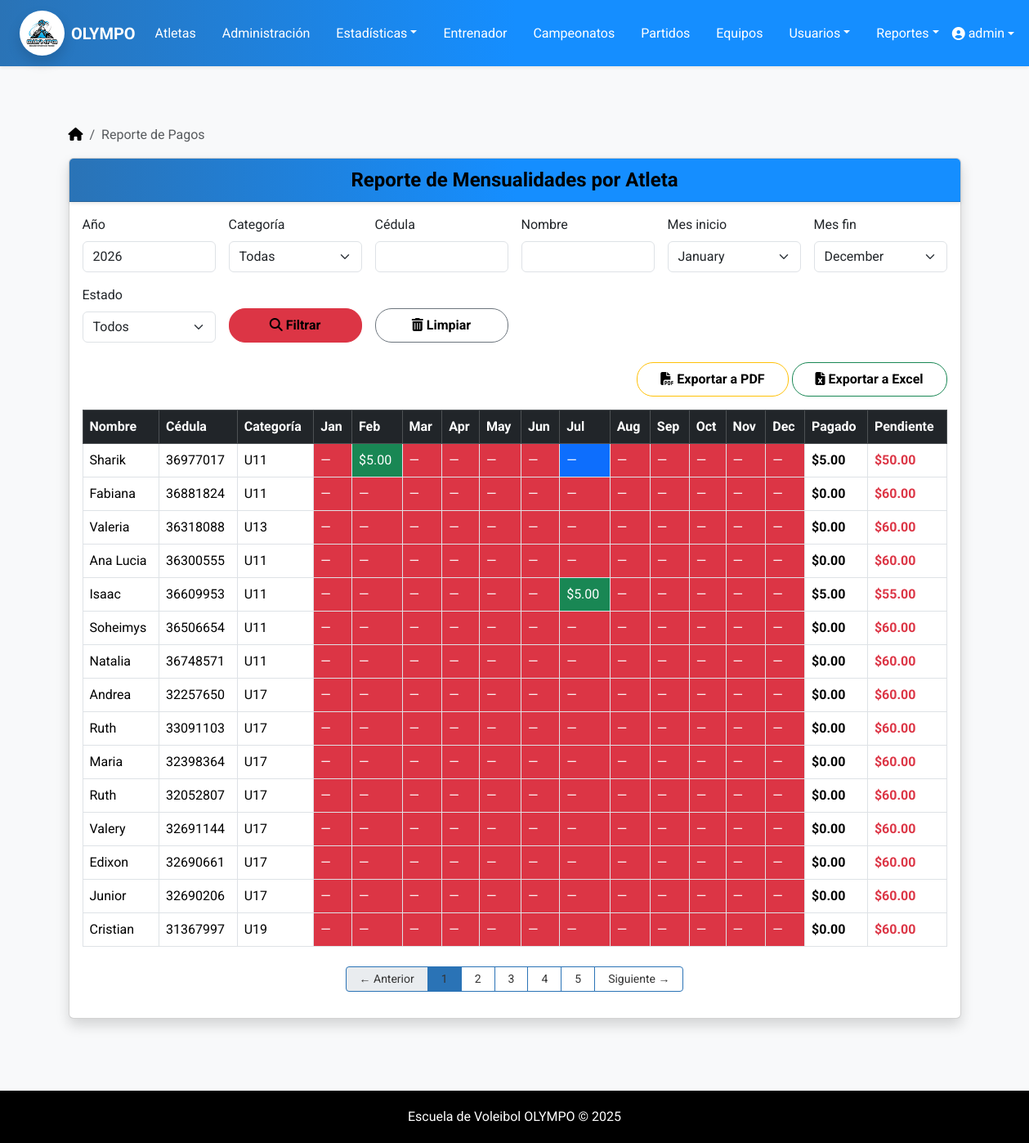
The page /atletas/reportes/pagos/ (signed in) on the database its author committed.
### atletas/models.py (models this page shows, shortened)
class Atleta(models.Model):
    SEXO = (
    ('masculino', 'Masculino'),
    ('femenino', 'Femenino'),
    )
    TURNOS = (
        ('T1', 'Turno 1'),
        ('T2', 'Turno 2'),
        ('T3', 'Turno 3'),
    )
    POSICIONES = (
        ('Por definir', 'Por definir'),
        ('colocador', 'Colocador'),
        ('opuesto', 'Opuesto'),
        ('central', 'Central'),
        ('libero', 'Libero'),
        ('punta', 'Punta'),
    )
    user = models.OneToOneField(User, on_delete=models.CASCADE, null=True, blank=True)  # <— NUEVO
    nombre = models.CharField(max_length=100)
    apellido = models.CharField(max_length=100)
    fecha_nacimiento = models.DateField()
    sexo = models.CharField(max_length=10, choices=SEXO)
    categoria = models.CharField(max_length=10, blank=True)
    turno = models.CharField(max_length=10, choices=TURNOS)
    posicion = models.CharField(max_length=50, choices=POSICIONES)
    cedula = models.CharField(max_length=20, unique=True)
    telefono = models.CharField(max_length=20)
    direccion = models.TextField(blank=True)
    numero_camisa = models.PositiveIntegerField(null=True, blank=True)
    fecha_registro = models.DateTimeField(auto_now_add=True)
    salto = models.FloatField(null=True, blank=True, help_text="Salto en metros")
    alcance = models.FloatField(null=True, blank=True, help_text="Alcance en metros")
    peso = models.FloatField(null=True, blank=True, help_text="Peso en kilogramos")
    estatura = models.FloatField(null=True, blank=True, help_text="Estatura en metros")
    representante_nombre = models.CharField(max_length=100, blank=True, null=True)
    representante_apellido = models.CharField(max_length=100, blank=True, null=True)
    representante_cedula = models.CharField(max_length=20, blank=True, null=True)
    representante_telefono = models.CharField(max_length=20, blank=True, null=True)

### atletas/views.py (the view)
# urls.py: path('reportes/pagos/', views.reporte_pagos_view, name='reporte_pagos_view'),
@user_passes_test(lambda u: es_admin(u) or es_entrenador(u))
def reporte_pagos_view(request):
    año_actual = datetime.now().year
    año = int(request.GET.get('año', año_actual))
    categoria = request.GET.get('categoria')
    cedula = request.GET.get('cedula', '').strip()
    nombre = request.GET.get('nombre', '').strip()
    mes_inicio = int(request.GET.get('mes_inicio') or 1)
    mes_fin = int(request.GET.get('mes_fin') or 12)
    estado_filtro = request.GET.get('estado', '')
    atletas = Atleta.objects.all()
    if categoria:
        atletas = atletas.filter(categoria=categoria)
    if nombre:
        atletas = atletas.filter(nombre__icontains=nombre)
    atletas_filtrados_por_cedula = False
    if cedula:
        atletas = atletas.filter(cedula__icontains=cedula)
        if atletas.count() == 1:
            atletas_filtrados_por_cedula = True
    resumen = []
    for atleta in atletas:
        pagos = []
        total_pagado = 0
        total_pendiente = 0
        tiene_estado = False
        for mes in range(mes_inicio, mes_fin + 1):
            mensualidad = Mensualidad.objects.filter(atleta=atleta, año=año, mes=mes).first()
            if mensualidad:
                monto = float(mensualidad.monto_pagado)
                if mensualidad.exonerado:
                    estado = "exonerado"
                elif monto >= 5.00:
                    estado = "pagado"
                elif monto > 0:
                    estado = "parcial"
                else:
                    estado = "no_pagado"
            else:
                monto = 0.00
                estado = "no_pagado"
            pagos.append({'mes': mes, 'monto': monto, 'estado': estado})
            if estado != "exonerado":
                total_pagado += monto
                if monto < 5:
                    total_pendiente += (5 - monto)
            if estado == estado_filtro:
                tiene_estado = True
        if estado_filtro and not tiene_estado and not atletas_filtrados_por_cedula:
            continue
        resumen.append({
            'id': atleta.id,
            'nombre': atleta.nombre,
            'apellido': atleta.apellido,
            'cedula': atleta.cedula,
            'categoria': atleta.categoria,
            'pagos': pagos,
            'total_pagado': total_pagado,
            'total_pendiente': total_pendiente
        })
    paginator = Paginator(resumen, 15)
    page_number = request.GET.get("page")
    page_obj = paginator.get_page(page_number)
    meses = [(i, calendar.month_name[i]) for i in range(mes_inicio, mes_fin + 1)]
    categorias = Atleta.objects.values_list('categoria', flat=True).distinct()
    context = {
        'resumen': page_obj,
        'categorias': categorias,
        'año_actual': año_actual,
        'año_seleccionado': año,
        'categoria_seleccionada': categoria,
        'cedula': cedula,
        'nombre': nombre,
        'mes_inicio': mes_inicio,
        'mes_fin': mes_fin,
        'estado': estado_filtro,
        'meses': meses,
        'page_obj': page_obj,
    }
    return render(request, 'reportes/reporte_pagos.html', context)

### templates/reportes/reporte_pagos.html (shortened to what this page needs)
{% extends "base.html" %}
{% load static %}
{% block content %}
<div class="container mt-4">
  <nav aria-label="breadcrumb">
    <ol class="breadcrumb">
            <li class="breadcrumb-item">
                <a class="link-body-emphasis" href="{% url 'menu_principal' %}">
                    <i class="fa-solid fa-house"></i>
                </a>
            </li>
      <li class="breadcrumb-item active" aria-current="page">Reporte de Pagos</li>
    </ol>
  </nav>
  <div class="card shadow">
    <div class="card-header bg-danger text-white text-center fw-bold fs-4">
      Reporte de Mensualidades por Atleta
    </div>
    <div class="card-body">
      <form method="get" class="row g-3 mb-4 align-items-end">
        <div class="col-md-2">
          <label for="año" class="form-label">Año</label>
          <input type="number" class="form-control" id="año" name="año" value="{{ año_seleccionado }}">
        </div>
        <div class="col-md-2">
          <label for="categoria" class="form-label">Categoría</label>
          <select class="form-select" id="categoria" name="categoria">
            <option value="">Todas</option>
          </select>
        </div>
        <div class="col-md-2">
          <label for="cedula" class="form-label">Cédula</label>
          <input type="text" class="form-control" id="cedula" name="cedula" value="{{ cedula }}">
        </div>
        <div class="col-md-2">
          <label for="nombre" class="form-label">Nombre</label>
          <input type="text" class="form-control" id="nombre" name="nombre" value="{{ nombre }}">
        </div>
        <div class="col-md-2">
          <label for="mes_inicio" class="form-label">Mes inicio</label>
          <select class="form-select" id="mes_inicio" name="mes_inicio">
            {% for mes in meses %}
              <option value="{{ mes.0 }}" {% if mes_inicio == mes.0 %}selected{% endif %}>{{ mes.1 }}</option>
            {% endfor %}
          </select>
        </div>
        <div class="col-md-2">
          <label for="mes_fin" class="form-label">Mes fin</label>
          <select class="form-select" id="mes_fin" name="mes_fin">
            {% for mes in meses %}
              <option value="{{ mes.0 }}" {% if mes_fin == mes.0 %}selected{% endif %}>{{ mes.1 }}</option>
            {% endfor %}
          </select>
        </div>
        <div class="col-md-2">
          <label for="estado" class="form-label">Estado</label>
          <select class="form-select" id="estado" name="estado">
            <option value="">Todos</option>
          </select>
        </div>
        <div class="col-md-2 d-grid">
          <button type="submit" class="btn btn-danger"><i class="fas fa-search"></i> Filtrar</button>
        </div>
        <div class="col-md-2 d-grid">
          <a href="{% url 'reporte_pagos_view' %}" class="btn btn-outline-secondary"> <i class="fas fa-trash-alt"></i> Limpiar</a>
        </div>
      </form>
      <div class="mb-3 text-end">
        <a href="{% url 'exportar_pagos_pdf' %}?{{ request.GET.urlencode }}" class="btn btn-outline-warning">
          <i class="fa-solid fa-file-pdf"></i> Exportar a PDF
        </a>
        <a href="{% url 'exportar_pagos_excel' %}?{{ request.GET.urlencode }}" class="btn btn-outline-success">
          <i class="fa-solid fa-file-excel"></i> Exportar a Excel
        </a>
      </div>
      <div class="table-responsive">
        <table class="table table-bordered table-hover align-middle mb-0">
          <thead class="table-dark">
            <tr>
              <th>Nombre</th>
              <th>Cédula</th>
              <th>Categoría</th>
              {% for mes in meses %}
                <th>{{ mes.1|slice:":3" }}</th>
              {% endfor %}
              <th>Pagado</th>
              <th>Pendiente</th>
            </tr>
          </thead>
          <tbody>
            {% for atleta in resumen %}
              <tr>
                <td>{{ atleta.nombre }}</td>
                <td>{{ atleta.cedula }}</td>
                <td>{{ atleta.categoria }}</td>
                {% for pago in atleta.pagos %}
                  <td
                    {% if pago.estado == "pagado" %}
                      class="bg-success text-white"
                    {% elif pago.estado == "parcial" %}
                      class="bg-warning text-dark"
                    {% elif pago.estado == "exonerado" %}
                      class="bg-primary text-white"
                    {% else %}
                      class="bg-danger text-white"
                    {% endif %}
                  >
                    {% if pago.monto > 0 %}
                      ${{ pago.monto|floatformat:2 }}
                    {% else %}
                      —
                    {% endif %}
                  </td>
                {% endfor %}
                <td class="fw-bold">${{ atleta.total_pagado|floatformat:2 }}</td>
                <td class="fw-bold text-danger">${{ atleta.total_pendiente|floatformat:2 }}</td>
              </tr>
            {% empty %}
              <tr>
                <td colspan="16" class="text-center text-muted">No hay datos para mostrar.</td>
              </tr>
            {% endfor %}
          </tbody>
        </table>
      </div>
      {% if page_obj.has_other_pages %}
        {% with request.GET.urlencode as query_params %}
          {% with query_params|cut:'page='|cut:'&page=' as base_query %}
            <div class="d-flex justify-content-center mt-4">
              <nav>
                <ul class="pagination pagination-sm">
                  {% if page_obj.has_previous %}
                    <li class="page-item">
                      <a class="page-link px-3 py-1" href="?page={{ page_obj.previous_page_number }}&{{ base_query }}">← Anterior</a>
                    </li>
                  {% else %}
                    <li class="page-item disabled">
                      <span class="page-link px-3 py-1">← Anterior</span>
                    </li>
                  {% endif %}
                  {% for num in page_obj.paginator.page_range %}
                    {% if page_obj.number == num %}
                      <li class="page-item active">
                        <span class="page-link px-3 py-1">{{ num }}</span>
                      </li>
                    {% else %}
                      <li class="page-item">
                        <a class="page-link px-3 py-1" href="?page={{ num }}&{{ base_query }}">{{ num }}</a>
                      </li>
                    {% endif %}
                  {% endfor %}
                  {% if page_obj.has_next %}
                    <li class="page-item">
                      <a class="page-link px-3 py-1" href="?page={{ page_obj.next_page_number }}&{{ base_query }}">Siguiente →</a>
                    </li>
                  {% else %}
                    <li class="page-item disabled">
                      <span class="page-link px-3 py-1">Siguiente →</span>
                    </li>
                  {% endif %}
                </ul>
              </nav>
            </div>
          {% endwith %}
        {% endwith %}
      {% endif %}
    </div>
  </div>
</div>
{% endblock %}

### templates/base.html (shortened to what this page needs)
<!DOCTYPE html>
{% load static %}
<html lang="es">
<head>
    <link href="https://cdn.jsdelivr.net/npm/bootstrap@5.3.3/dist/css/bootstrap.min.css" rel="stylesheet">
    <link rel="stylesheet" href="https://cdnjs.cloudflare.com/ajax/libs/font-awesome/6.5.0/css/all.min.css">
    <link rel="stylesheet" href="{% static 'css/estilos.css' %}">
</head>
<body>
    <nav class="navbar navbar-expand-lg bg-escovol navbar-dark shadow-sm">
        <div class="container-fluid px-4">
            <a class="navbar-brand d-flex align-items-center">
                <img src="{% static 'img/logo-olympo.jpeg' %}" alt="Logo Olympo" width="55" height="55" class="me-2 rounded-circle shadow">
                <span class="fw-bold text-white">OLYMPO</span>
            </a>
            <div class="collapse navbar-collapse justify-content-between" id="navbarMenu">
                <ul class="navbar-nav mx-auto gap-3">
                    {% if is_admin or is_trainer %}
                        <li class="nav-item"><a class="nav-link text-white" href="{% url 'lista_atletas' %}">Atletas</a></li>
                        <li class="nav-item"><a class="nav-link text-white" href="{% url 'administracion' %}">Administración</a></li>
                        <li class="nav-item dropdown">
                            <a class="nav-link dropdown-toggle text-white" href="#" data-bs-toggle="dropdown">Estadísticas</a>
                        </li>
                        <li class="nav-item"><a class="nav-link text-white" href="{% url 'lista_entrenadores' %}">Entrenador</a></li>
                        <li class="nav-item"><a class="nav-link text-white" href="{% url 'lista_campeonatos' %}">Campeonatos</a></li>
                        <li class="nav-item"><a class="nav-link text-white" href="{% url 'lista_partidos' %}">Partidos</a></li>
                        <li class="nav-item"><a class="nav-link text-white" href="{% url 'listar_equipos' %}">Equipos</a></li>
                        {% if is_admin %}
                            <li class="nav-item dropdown">
                                <a class="nav-link dropdown-toggle text-white" href="#" data-bs-toggle="dropdown">Usuarios</a>
                            </li>
                        {% endif %}
                        <li class="nav-item dropdown">
                            <a class="nav-link dropdown-toggle text-white" href="#" data-bs-toggle="dropdown">Reportes</a>
                        </li>
                    {% endif %}
                </ul>
                <ul class="navbar-nav">
                    {% if user.is_authenticated %}
                        <li class="nav-item dropdown">
                            <a class="nav-link dropdown-toggle d-flex align-items-center text-white" href="#" role="button" data-bs-toggle="dropdown">
                                <i class="fa-solid fa-user-circle me-1"></i>
                                {{ user.get_full_name|default:user.username }}
                            </a>
                        </li>
                    {% else %}
                        <li class="nav-item">
                            <a class="nav-link text-white fw-semibold" href="{% url 'login' %}">
                                <i class="fas fa-sign-in-alt me-1"></i> Iniciar sesión
                            </a>
                        </li>
                    {% endif %}
                </ul>
            </div>
        </div>
    </nav>
    <main class="container py-5">
        {% block content %}{% endblock %}
    </main>
    <footer>
        Escuela de Voleibol OLYMPO © {{ year|default:2025 }}
    </footer>
</body>
</html>

### rows shown on the page
Atleta: nombre "Sharik", cedula "36977017", categoria "U11"
Atleta: nombre "Fabiana", cedula "36881824", categoria "U11"
Atleta: nombre "Valeria", cedula "36318088", categoria "U13"
Atleta: nombre "Ana Lucia", cedula "36300555", categoria "U11"
Atleta: nombre "Isaac", cedula "36609953", categoria "U11"
Atleta: nombre "Soheimys", cedula "36506654", categoria "U11"
Atleta: nombre "Natalia", cedula "36748571", categoria "U11"
Atleta: nombre "Andrea", cedula "32257650", categoria "U17"
Atleta: nombre "Ruth", cedula "33091103", categoria "U17"
Atleta: nombre "Maria", cedula "32398364", categoria "U17"
Atleta: nombre "Ruth", cedula "32052807", categoria "U17"
Atleta: nombre "Valery", cedula "32691144", categoria "U17"
Atleta: nombre "Edixon", cedula "32690661", categoria "U17"
Atleta: nombre "Junior", cedula "32690206", categoria "U17"
Atleta: nombre "Cristian", cedula "31367997", categoria "U19"

### other values the page prints
{{ user.get_full_name|default:user.username }} "admin"
{{ mes.1|slice:":3" }} "Jan" "Feb" "Mar" "Apr" "May" "Jun" "Jul" "Aug" "Sep" "Oct" "Nov" "Dec"
{{ pago.monto|floatformat:2 }} "5.00" "5.00"
{{ atleta.total_pagado|floatformat:2 }} "5.00" "0.00" "0.00" "0.00" "5.00" "0.00" "0.00" "0.00" "0.00" "0.00" "0.00" "0.00" "0.00" "0.00" "0.00"
{{ atleta.total_pendiente|floatformat:2 }} "50.00" "60.00" "60.00" "60.00" "55.00" "60.00" "60.00" "60.00" "60.00" "60.00" "60.00" "60.00" "60.00" "60.00" "60.00"
{{ num }} "1"
{{ num }} "2" "3" "4" "5"
{{ year|default:2025 }} "2025"
form field mes_inicio "January"
form field mes_fin "December"
